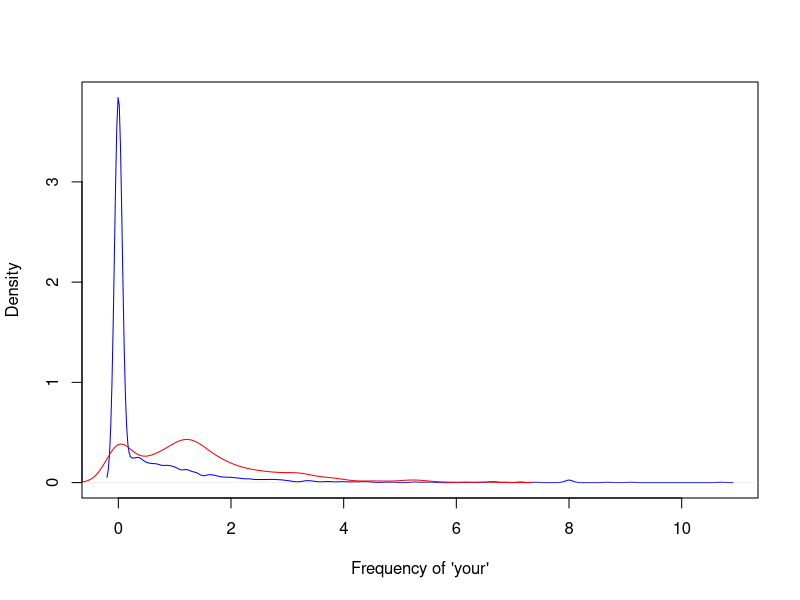

This chart was generated by the following R code:
## ---- chunk 1
library(kernlab)
data(spam)
head(spam)
## ---- chunk 2
set.seed(111416)
n = dim(spam)[1]
index = sample(1:n,size=n*0.75,replace=F)
training=spam[index,]
test = spam[(1:n)[-index],]

## ---- chunk 3
plot(density(training$your[training$type=="nonspam"]),
     col="blue",main="",xlab="Frequency of 'your'")
lines(density(training$your[training$type=="spam"]),col="red")

## ---- chunk 4
prediction <- ifelse(training$your > 0.5,"spam","nonspam")

## ---- chunk 5
table(prediction,training$type)/length(training$type)
## ---- chunk 6
mean(prediction==training$type)
## ---- chunk 7
prediction2 <- ifelse(training$your > 0.6,"spam","nonspam")
## ---- chunk 8
testpredict = ifelse(test$your > 0.6, "spam","nonspam")
table(testpredict,test$type)/length(test$type)
mean(testpredict==test$type)
